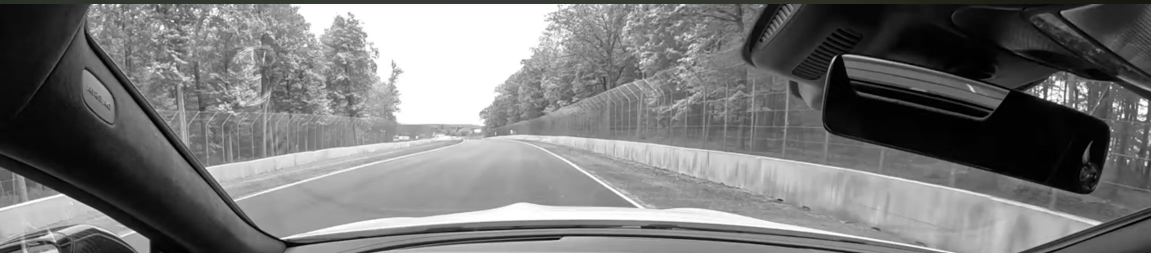
#> input picture frame 12 of sanjay-test/videos/test-vid.mp4, 2302 x 506 px (shown at 1/2 size)
$ python optical_flow.py
#> lines starting #> are read from the running program, lines starting #| are printed output that depends on the picture
import numpy as np
import cv2
import os

# read the video file frame by frame
video_path = os.path.join('sanjay-test', "videos", 'test-vid.mp4')
cap = cv2.VideoCapture(video_path)

# set Lucas-Kanade Parameters
lk_params = dict(
    winSize=(15, 15),
    maxLevel=2,
    criteria=(cv2.TERM_CRITERIA_EPS |   cv2.TERM_CRITERIA_COUNT, 10, 0.03)
    )

# random color to draw with
color = np.random.randint(0, 255, (100, 3))

# outputs a token ret that returns true if frame was successfully obtained
# and outputs the previous frame itself
ret, prev_frame = cap.read()
#> prev_frame is the input picture: shape (506, 2302, 3); mean B, G, R 119, 119.1, 119.1
if ret is False:
    print("Failed to read video")
    exit()
# make previous frame gray
prev_gray = cv2.cvtColor(prev_frame, cv2.COLOR_BGR2GRAY)

# get corners using ORB
prev_kpts = cv2.goodFeaturesToTrack(prev_gray, mask=None, maxCorners=100, qualityLevel=0.3, minDistance=7, blockSize=7)
#> prev_kpts = 89 rows, first 8: [2085, 194], [2095, 197], [2158, 193], [2256, 321], [2114, 203], [2147, 215], [2220, 298], [2245, 234]
# need to make mask for drawing stuff
mask = np.zeros_like(prev_frame)

# Loop through the rest of the video
while True:
    ret, frame = cap.read()
    if ret is False:
        break

    frame_gray = cv2.cvtColor(frame, cv2.COLOR_BGR2GRAY)

    # Calculate optical flow
    next_pts, status, err = cv2.calcOpticalFlowPyrLK(prev_gray, frame_gray, prev_kpts, None, **lk_params)
#> next_pts has the same summary as prev_kpts; status = 89 values from 1 to 1; err = 89 values, max 2.44 at index 84, min 0.486 at index 73, mean 1.56

    if next_pts is not None:
        good_new = next_pts[status==1]
#> good_new = 89 pairs, first value 111 to 2294, second value 9.99 to 482
        good_old = prev_kpts[status==1]
#> good_old = 89 pairs, first value 111 to 2294, second value 10 to 482
    # draw the tracks
    for i, (new, old) in enumerate(zip(good_new, good_old)):
        a, b = new.ravel()
        c, d = old.ravel()
        mask = cv2.line(mask, (int(a), int(b)), (int(c), int(d)), color[i].tolist(), 2)
        frame = cv2.circle(frame, (int(a), int(b)), 5, color[i].tolist(), -1)
#> this loop made 89 passes
#> (a, b, c, d) on passes 1 to 12: (2085, 194, 2085, 194), (2095, 197, 2095, 197), (2158, 193, 2158, 193), (2256, 321, 2256, 321), (2114, 203, 2114, 203), (2147, 215, 2147, 215), (2220, 298, 2220, 298), (2245, 234, 2245, 234), (2237, 233, 2237, 233), (2282, 199, 2282, 199), (2126, 180, 2126, 180), (2084, 174, 2084, 174)
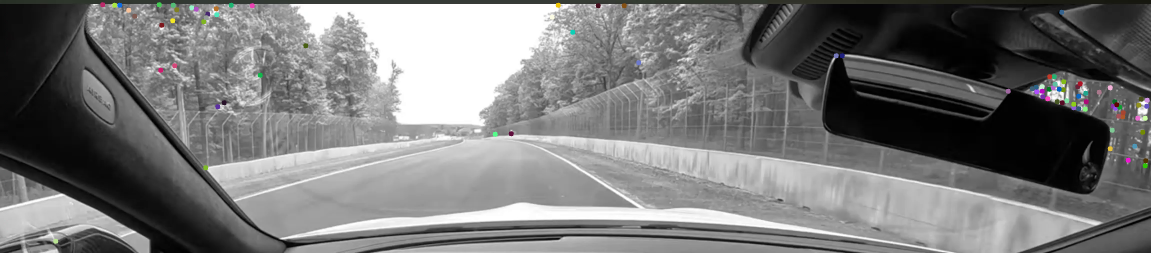
#> frame: shape (506, 2302, 3) (shown at 1/2 size); mean B, G, R 118.8, 119, 118.9
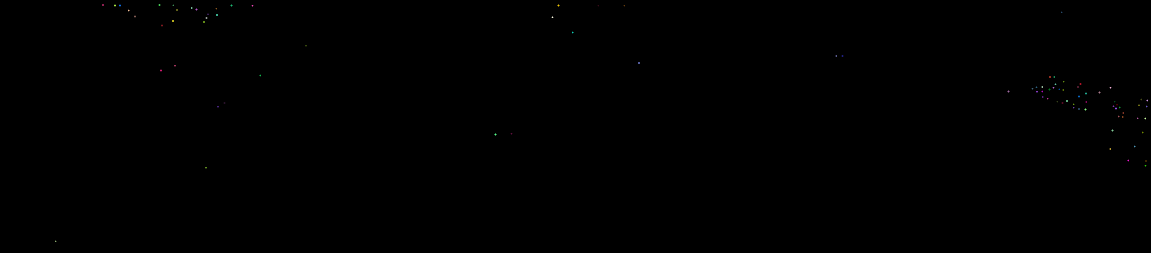
#> mask: shape (506, 2302, 3) (shown at 1/2 size); mean of channels 0, 1, 2 0.1, 0.1, 0.1; drawn as B, G, R
    img = cv2.add(frame, mask)
    cv2.imshow('frame', img)
    cv2.waitKey(1)  # 1ms delay between frames

    # Update for next iteration
    prev_gray = frame_gray
    prev_kpts = good_new.reshape(-1, 1, 2) if next_pts is not None else prev_kpts

cap.release()
cv2.destroyAllWindows()

$ run again, starting later in the video
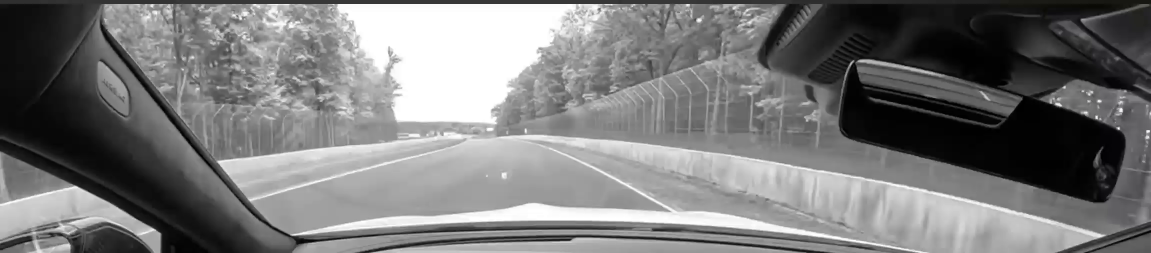
#> input picture frame 57 of sanjay-test/videos/test-vid.mp4, 2302 x 506 px (shown at 1/2 size)
#> prev_frame is the input picture: shape (506, 2302, 3); mean B, G, R 120.6, 120.5, 120.6
#> `prev_kpts = cv2.goodFeaturesToTrack(prev_gray, mask=None, maxCorners=1..`: prev_kpts = 19 rows, first 8: [2237, 257], [2299, 262], [2193, 236], [2242, 221], [2295, 274], [2101, 205], [1380, 11], [2129, 174]
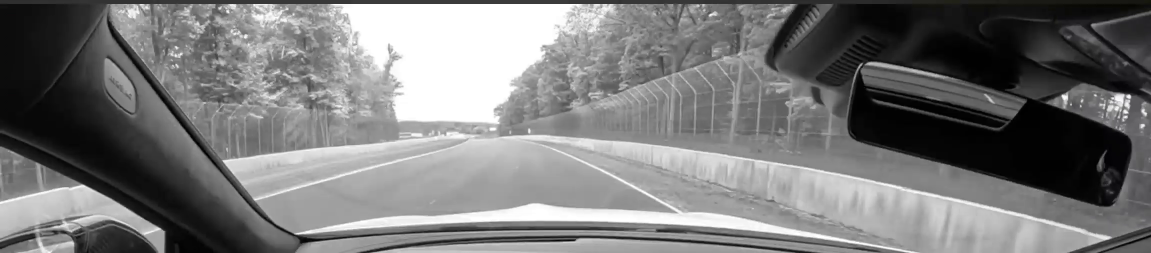
#> input picture frame 58 of sanjay-test/videos/test-vid.mp4, 2302 x 506 px (shown at 1/2 size)
#> frame is the input picture: shape (506, 2302, 3); mean B, G, R 120.2, 120.1, 120.1
#> next_pts = 19 rows, first 8: [2247.5, 263.4], [2317.2, 249], [2205.8, 243.7], [2250.9, 234.8], [2316.2, 257], [2111.5, 210.6], [1399.1, 11.52], [2144.9, 180.4]; status = 19 values, max 1 at index 0, min 0 at index 1, mean 0.842; err = 19 values, max 34.44 at index 11, min -4.23e+30 at index 4, mean -2.22e+29
#> good_new = 16 rows, first 8: [2247.5, 263.4], [2205.8, 243.7], [2250.9, 234.8], [2111.5, 210.6], [1399.1, 11.52], [2144.9, 180.4], [491.8, 31.23], [2183.5, 50.22]
#> good_old = 16 rows, first 8: [2237, 257], [2193, 236], [2242, 221], [2101, 205], [1380, 11], [2129, 174], [486, 35], [2163, 40]
#> the loop `for i, (new, old) in enumerate(zip(good_new, good_old)):` made 16 passes
#> (a, b, c, d) on passes 1 to 8: (2247.5, 263.4, 2237, 257), (2205.8, 243.7, 2193, 236), (2250.9, 234.8, 2242, 221), (2111.5, 210.6, 2101, 205), (1399.1, 11.52, 1380, 11), (2144.9, 180.4, 2129, 174), (491.8, 31.23, 486, 35), (2183.5, 50.22, 2163, 40)
#> after the loop `for i, (new, old) in enumerate(zip(good_new, good_old)):`:
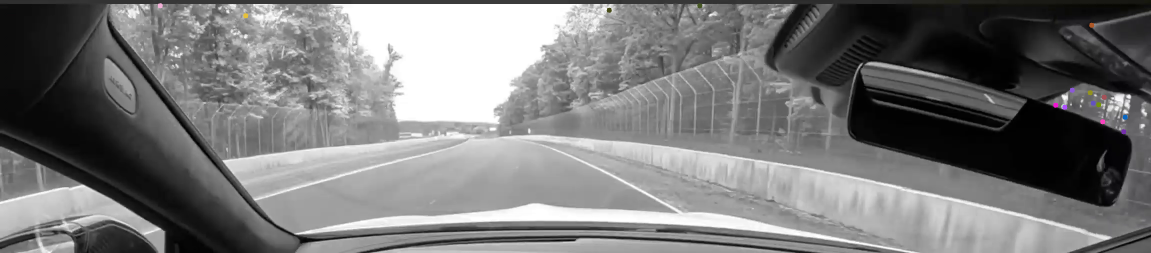
#> frame: shape (506, 2302, 3) (shown at 1/2 size); mean B, G, R 120.2, 120.1, 120.2
#> `prev_kpts = good_new.reshape(-1, 1, 2) if next_pts is not None else pr..`: prev_kpts has the same summary as good_new
